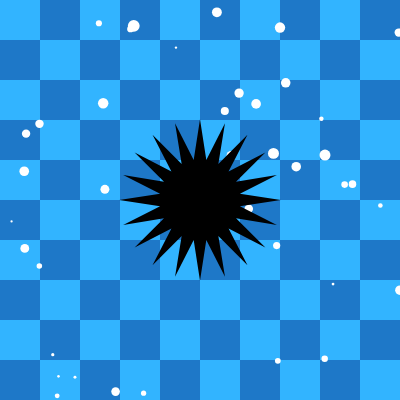
Frame 1 (no input)
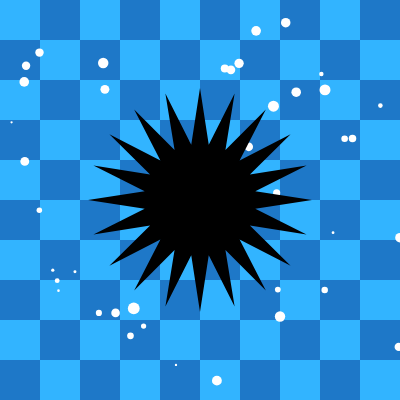
Frame 60 (no input)
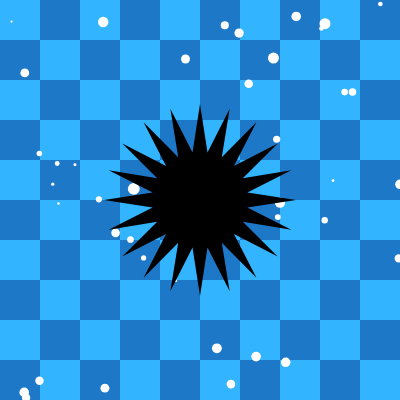
Frame 120 (the mouse pressed at the canvas centre since frame 60)

The p5.js sketch that drew these frames (run headless with seeded random() and noise() and a simulated clock; from frame 60 on, the mouse is pressed at the canvas centre):

// p5.js sketch
// ── sketch.js
// 最終課題を制作しよう
let balls=[];//泡
const cycle = 100; // 1周期のフレーム数
let count; // 何フレーム目か

//全体の設定
function setup(){
  createCanvas(400, 400);
  count=0;
  noStroke();
  
//泡の設定
  for(let i=0;i<40;i++){
    balls.push({x:random(width),y:random(height),size:random(2,12),speed:random(0.5,2)
    });
   }
  }

//背景
function draw(){
  background(20);
  
//背景に格子を書く
  for(let x=0;x<width;x+=40){
  for(let y=0;y<height;y+=40){
    if((x+y)%80===0){
    fill(50,180,255);//濃い青
    }
    else{fill(30,120,200);//薄い青
    }
  rect(x,y,40,40);
    }
  }
  

//泡のアニメーション
  fill(255);//白
  for(let i=0;i<balls.length;i++){
    ellipse(balls[i].x,balls[i].y,balls[i].size);
  
　//★上にゆっくり動く★
  balls[i].y-=balls[i].speed;
  if(balls[i].y<0)balls[i].y=height;//ループ
 }
  

//ウニみたいなキャラクター
  let speed = 1; // アニメーションの速さ
  count = (count + speed) % cycle;

  let size;
  // 1周期の前半はサイズ拡大後半は縮小
   if(count<cycle/2){
    size=(cycle/2-count);
   }
   else{
    size=(count-cycle/2);
   }
  
  //★拡大の係数★
  let scale=map(size,0,cycle/2,1.2,0.8);
  
  //画面中央に持ってくる
  translate(width/2,height/2);
  
  //★とげとげの設定★
  let numSpikes=40;//とげの数
  let innerRadius=50;//内側の半径
  let outerRadius=100;//外側の半径
  let angleStep=360/numSpikes;//とげの角度の間隔
  
  if(keyIsPressed&&key===' '){//スペースキーが押された時
   fill(255,0,0);//赤(怒ってる感じ)
  }else{//押されてない時
   fill(0);//黒
  }
  noStroke();
  
  beginShape();
  for(let i=0;i<numSpikes;i++){
   let angle=radians(i*angleStep);
  
  //奇数と偶数で半径を変える
  let r;
  if(i%2===0){//偶数の時
    r=outerRadius;
  }else{//奇数の時
    r=innerRadius;
  }
 
  //★拡大縮小を適用★
  r*=scale;
 
  //★座標計算★
  let x=cos(angle)*r;
  let y=sin(angle)*r;
  vertex(x,y);
 }
  endShape(CLOSE);
  
}
